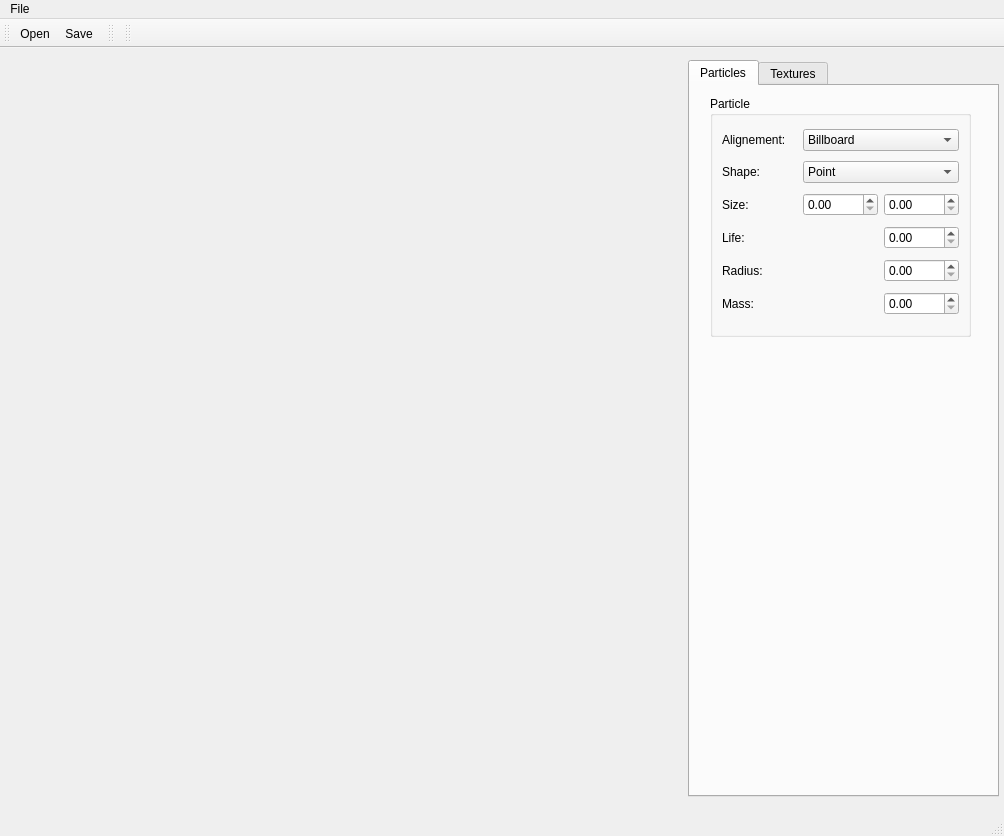
<ui version="4.0" >
 <class>mainWindow</class>
 <widget class="QMainWindow" name="mainWindow" >
  <property name="geometry" >
   <rect>
    <x>0</x>
    <y>0</y>
    <width>1004</width>
    <height>836</height>
   </rect>
  </property>
  <property name="sizePolicy" >
   <sizepolicy vsizetype="Expanding" hsizetype="Expanding" >
    <horstretch>0</horstretch>
    <verstretch>0</verstretch>
   </sizepolicy>
  </property>
  <property name="minimumSize" >
   <size>
    <width>503</width>
    <height>0</height>
   </size>
  </property>
  <property name="windowTitle" >
   <string>MainWindow</string>
  </property>
  <property name="iconSize" >
   <size>
    <width>25</width>
    <height>25</height>
   </size>
  </property>
  <widget class="QWidget" name="centralwidget" >
   <property name="geometry" >
    <rect>
     <x>0</x>
     <y>59</y>
     <width>1004</width>
     <height>755</height>
    </rect>
   </property>
   <widget class="QWidget" name="" >
    <property name="geometry" >
     <rect>
      <x>0</x>
      <y>10</y>
      <width>1001</width>
      <height>741</height>
     </rect>
    </property>
    <layout class="QHBoxLayout" name="horizontalLayout" >
     <property name="margin" >
      <number>2</number>
     </property>
     <item>
      <widget class="ViewerQT" native="1" name="widget" >
       <property name="sizePolicy" >
        <sizepolicy vsizetype="Preferred" hsizetype="Expanding" >
         <horstretch>0</horstretch>
         <verstretch>0</verstretch>
        </sizepolicy>
       </property>
       <zorder>comboBox</zorder>
       <zorder>spinBox</zorder>
       <zorder>spinBox</zorder>
       <zorder>doubleSpinBox</zorder>
       <zorder>comboBox_2</zorder>
       <zorder>tabWidget</zorder>
       <zorder>label_2</zorder>
       <zorder>tabWidget</zorder>
       <zorder>tabWidget</zorder>
      </widget>
     </item>
     <item>
      <widget class="QTabWidget" name="tabWidget" >
       <property name="sizePolicy" >
        <sizepolicy vsizetype="Expanding" hsizetype="Preferred" >
         <horstretch>0</horstretch>
         <verstretch>0</verstretch>
        </sizepolicy>
       </property>
       <property name="minimumSize" >
        <size>
         <width>311</width>
         <height>0</height>
        </size>
       </property>
       <property name="currentIndex" >
        <number>0</number>
       </property>
       <widget class="QWidget" name="tab" >
        <property name="geometry" >
         <rect>
          <x>0</x>
          <y>0</y>
          <width>305</width>
          <height>710</height>
         </rect>
        </property>
        <attribute name="title" >
         <string>Particles</string>
        </attribute>
        <widget class="QGroupBox" name="groupBox" >
         <property name="geometry" >
          <rect>
           <x>20</x>
           <y>10</y>
           <width>261</width>
           <height>241</height>
          </rect>
         </property>
         <property name="title" >
          <string>Particle</string>
         </property>
         <layout class="QGridLayout" name="gridLayout" >
          <item row="0" column="0" >
           <widget class="QLabel" name="label" >
            <property name="text" >
             <string>Alignement:</string>
            </property>
           </widget>
          </item>
          <item row="0" column="2" colspan="2" >
           <widget class="QComboBox" name="comboBox" >
            <property name="autoFillBackground" >
             <bool>false</bool>
            </property>
            <item>
             <property name="text" >
              <string>Billboard</string>
             </property>
            </item>
            <item>
             <property name="text" >
              <string>Fixed</string>
             </property>
            </item>
           </widget>
          </item>
          <item row="1" column="0" >
           <widget class="QLabel" name="label_2" >
            <property name="text" >
             <string>Shape:</string>
            </property>
           </widget>
          </item>
          <item row="1" column="2" colspan="2" >
           <widget class="QComboBox" name="comboBox_2" >
            <property name="autoFillBackground" >
             <bool>false</bool>
            </property>
            <item>
             <property name="text" >
              <string>Point</string>
             </property>
            </item>
            <item>
             <property name="text" >
              <string>Quad</string>
             </property>
            </item>
            <item>
             <property name="text" >
              <string>Hexagon</string>
             </property>
            </item>
           </widget>
          </item>
          <item row="2" column="0" >
           <widget class="QLabel" name="label_3" >
            <property name="text" >
             <string>Size:</string>
            </property>
           </widget>
          </item>
          <item row="3" column="0" >
           <widget class="QLabel" name="label_4" >
            <property name="text" >
             <string>Life:</string>
            </property>
           </widget>
          </item>
          <item row="3" column="3" >
           <widget class="QDoubleSpinBox" name="doubleSpinBox_2" />
          </item>
          <item row="4" column="0" >
           <widget class="QLabel" name="label_5" >
            <property name="text" >
             <string>Radius:</string>
            </property>
           </widget>
          </item>
          <item row="4" column="3" >
           <widget class="QDoubleSpinBox" name="doubleSpinBox_3" />
          </item>
          <item row="5" column="0" >
           <widget class="QLabel" name="label_6" >
            <property name="text" >
             <string>Mass:</string>
            </property>
           </widget>
          </item>
          <item row="5" column="3" >
           <widget class="QDoubleSpinBox" name="doubleSpinBox_4" />
          </item>
          <item row="2" column="3" >
           <widget class="QDoubleSpinBox" name="doubleSpinBox_5" />
          </item>
          <item row="2" column="2" >
           <widget class="QDoubleSpinBox" name="doubleSpinBox" />
          </item>
         </layout>
        </widget>
       </widget>
       <widget class="QWidget" name="tab_2" >
        <property name="geometry" >
         <rect>
          <x>0</x>
          <y>0</y>
          <width>305</width>
          <height>711</height>
         </rect>
        </property>
        <attribute name="title" >
         <string>Textures</string>
        </attribute>
       </widget>
      </widget>
     </item>
    </layout>
   </widget>
  </widget>
  <widget class="QMenuBar" name="menubar" >
   <property name="geometry" >
    <rect>
     <x>0</x>
     <y>0</y>
     <width>1004</width>
     <height>22</height>
    </rect>
   </property>
   <widget class="QMenu" name="menuFile" >
    <property name="title" >
     <string>File</string>
    </property>
    <widget class="QMenu" name="menuNew" >
     <property name="title" >
      <string>New</string>
     </property>
     <addaction name="actionParticleSystem" />
    </widget>
    <addaction name="menuNew" />
    <addaction name="actionOpen" />
    <addaction name="actionSave" />
    <addaction name="actionSave_As" />
   </widget>
   <addaction name="menuFile" />
  </widget>
  <widget class="QStatusBar" name="statusbar" >
   <property name="geometry" >
    <rect>
     <x>0</x>
     <y>814</y>
     <width>1004</width>
     <height>22</height>
    </rect>
   </property>
  </widget>
  <widget class="QToolBar" name="toolBar" >
   <property name="geometry" >
    <rect>
     <x>0</x>
     <y>22</y>
     <width>91</width>
     <height>37</height>
    </rect>
   </property>
   <property name="windowTitle" >
    <string>toolBar</string>
   </property>
   <attribute name="toolBarArea" >
    <enum>TopToolBarArea</enum>
   </attribute>
   <attribute name="toolBarBreak" >
    <bool>false</bool>
   </attribute>
   <addaction name="actionOpen" />
   <addaction name="actionSave" />
  </widget>
  <widget class="QToolBar" name="toolBar_2" >
   <property name="geometry" >
    <rect>
     <x>91</x>
     <y>22</y>
     <width>13</width>
     <height>37</height>
    </rect>
   </property>
   <property name="windowTitle" >
    <string>toolBar_2</string>
   </property>
   <attribute name="toolBarArea" >
    <enum>TopToolBarArea</enum>
   </attribute>
   <attribute name="toolBarBreak" >
    <bool>false</bool>
   </attribute>
  </widget>
  <widget class="QToolBar" name="toolBar_3" >
   <property name="geometry" >
    <rect>
     <x>104</x>
     <y>22</y>
     <width>900</width>
     <height>37</height>
    </rect>
   </property>
   <property name="windowTitle" >
    <string>toolBar_3</string>
   </property>
   <attribute name="toolBarArea" >
    <enum>TopToolBarArea</enum>
   </attribute>
   <attribute name="toolBarBreak" >
    <bool>false</bool>
   </attribute>
  </widget>
  <action name="actionOpen" >
   <property name="icon" >
    <iconset>
     <normalon>../../../../Desktop/qt-mac-opensource-src-4.4.0/examples/mainwindows/application/images/open.png</normalon>
    </iconset>
   </property>
   <property name="text" >
    <string>Open</string>
   </property>
  </action>
  <action name="actionSave" >
   <property name="icon" >
    <iconset>
     <normalon>../../../../Desktop/qt-mac-opensource-src-4.4.0/examples/mainwindows/application/images/save.png</normalon>
    </iconset>
   </property>
   <property name="text" >
    <string>Save</string>
   </property>
  </action>
  <action name="actionSave_As" >
   <property name="text" >
    <string>Save As...</string>
   </property>
  </action>
  <action name="actionParticleSystem" >
   <property name="text" >
    <string>ParticleSystem</string>
   </property>
  </action>
  <action name="actionProcedural_Texture" >
   <property name="text" >
    <string>Procedural Texture</string>
   </property>
  </action>
 </widget>
 <customwidgets>
  <customwidget>
   <class>ViewerQT</class>
   <extends>QWidget</extends>
   <header>osgParti/AdapterWidget.hpp</header>
   <container>1</container>
  </customwidget>
 </customwidgets>
 <resources/>
 <connections/>
</ui>
